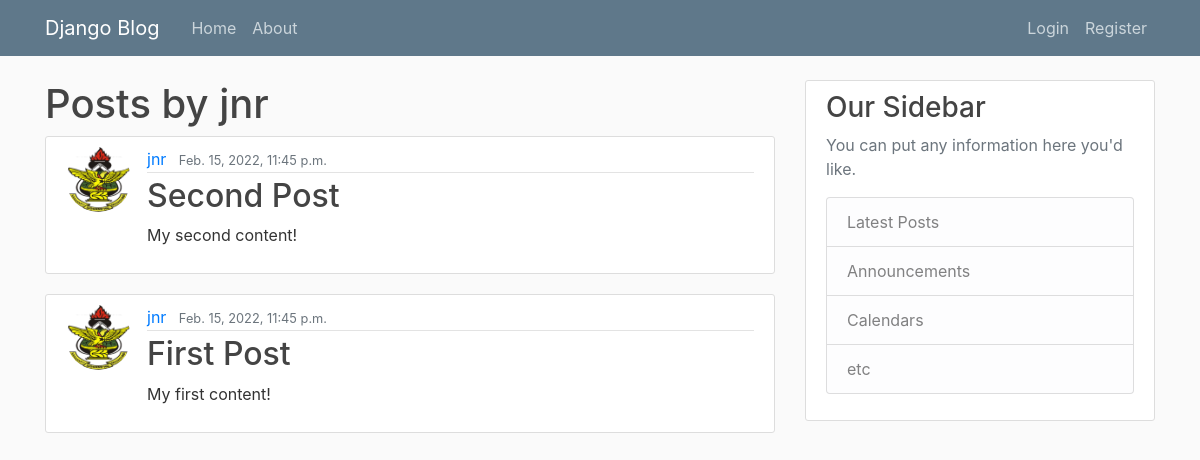
Page /posts/jnr/ on the earlier database version.
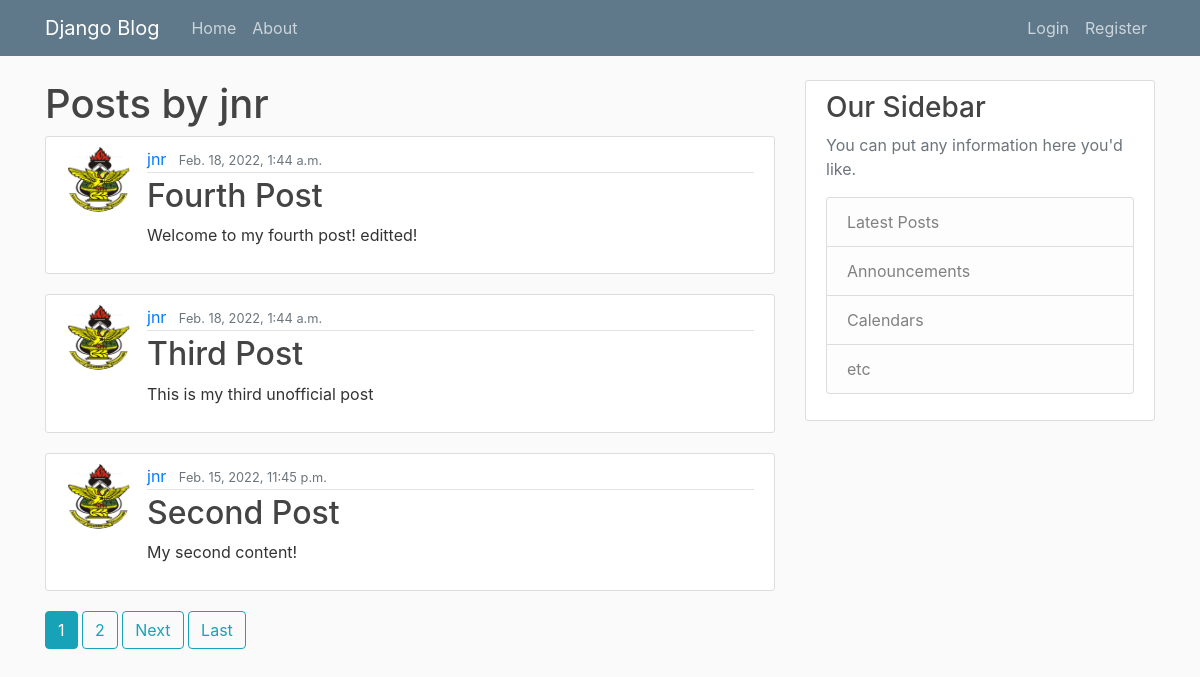
Same page on the later database version.
### blog/models.py (models this page shows, shortened)
class Post(models.Model):
    title = models.CharField(max_length=100)
    content = models.TextField()
    date_posted = models.DateTimeField(default=timezone.now)
    author = models.ForeignKey(User, on_delete=models.CASCADE)

### users/models.py (models this page shows, shortened)
class Profile(models.Model):
    user = models.OneToOneField(User, on_delete=models.CASCADE)
    image = models.ImageField(default='default.jpg', upload_to='profile_pics')

### blog/views.py (the view)
# urls.py: path('posts/<str:username>/', UserPostListView.as_view(), name='user-posts'),
class UserPostListView(ListView):
    model = Post
    template_name = 'blog/user_posts.html'
    context_object_name = 'posts'
    paginate_by = 3
    def get_queryset(self):
        user = get_object_or_404(User, username=self.kwargs.get('username'))
        return Post.objects.filter(author=user).order_by('-date_posted')

### blog/templates/blog/user_posts.html (shortened to what this page needs)
{% extends "blog/base.html" %}
{% block content %}
    <h1>Posts by {{view.kwargs.username}} </h1>
    {% for post in posts %}
    <article class="media content-section">
      <img src="{{ post.author.profile.image.url }}" class="rounded-circle article-img">
        <div class="media-body">
          <div class="article-metadata">
            <a class="mr-2" href="{% url 'user-posts' post.author.username %}">{{ post.author }}</a>
            <small class="text-muted">{{ post.date_posted }}</small>
          </div>
          <h2><a class="article-title" href="{% url 'post-detail' post.id %}">{{ post.title }}</a></h2>
          <p class="article-content">{{ post.content }}</p>
        </div>
    </article>
    {% endfor %}
    {% if is_paginated %}
      {% if page_obj %}
        {% for num in page_obj.paginator.page_range %}
          {% if page_obj.number == num %}
            <a href="?page={{ num }}" class="btn btn-info mb-4">{{ num }}</a>
          {% elif num > page_obj.number|add:'-3' and  num < page_obj.number|add:'3' %}
            <a href="?page= {{ num }}" class="btn btn-outline-info mb-4">{{ num }}</a>
          {% endif %}
        {% endfor %}
        {% if page_obj.has_next %}
          <a href="?page={{ page_obj.next_page_number }}" class="btn btn-outline-info mb-4">Next</a>
          <a href="?page={{ page_obj.paginator.num_pages }}" class="btn btn-outline-info mb-4">Last</a>
        {% endif %}
      {% endif %}
    {% endif %}
{% endblock content %}

Differences in the rows shown:
no longer on this page (row unchanged): Post: author.profile.image (picture), author "jnr", date_posted "Feb. 15, 2022, 11:45 p.m.", title "First Post", content "My first content!"
added Post: author.profile.image (picture), author "jnr", date_posted "Feb. 18, 2022, 1:44 a.m.", title "Fourth Post", content "Welcome to my fourth post! editted!"
added Post: author.profile.image (picture), author "jnr", date_posted "Feb. 18, 2022, 1:44 a.m.", title "Third Post", content "This is my third unofficial post"
Other differences:
new list line: "1"
new list line: "2"
text now shown: "Next Last"
